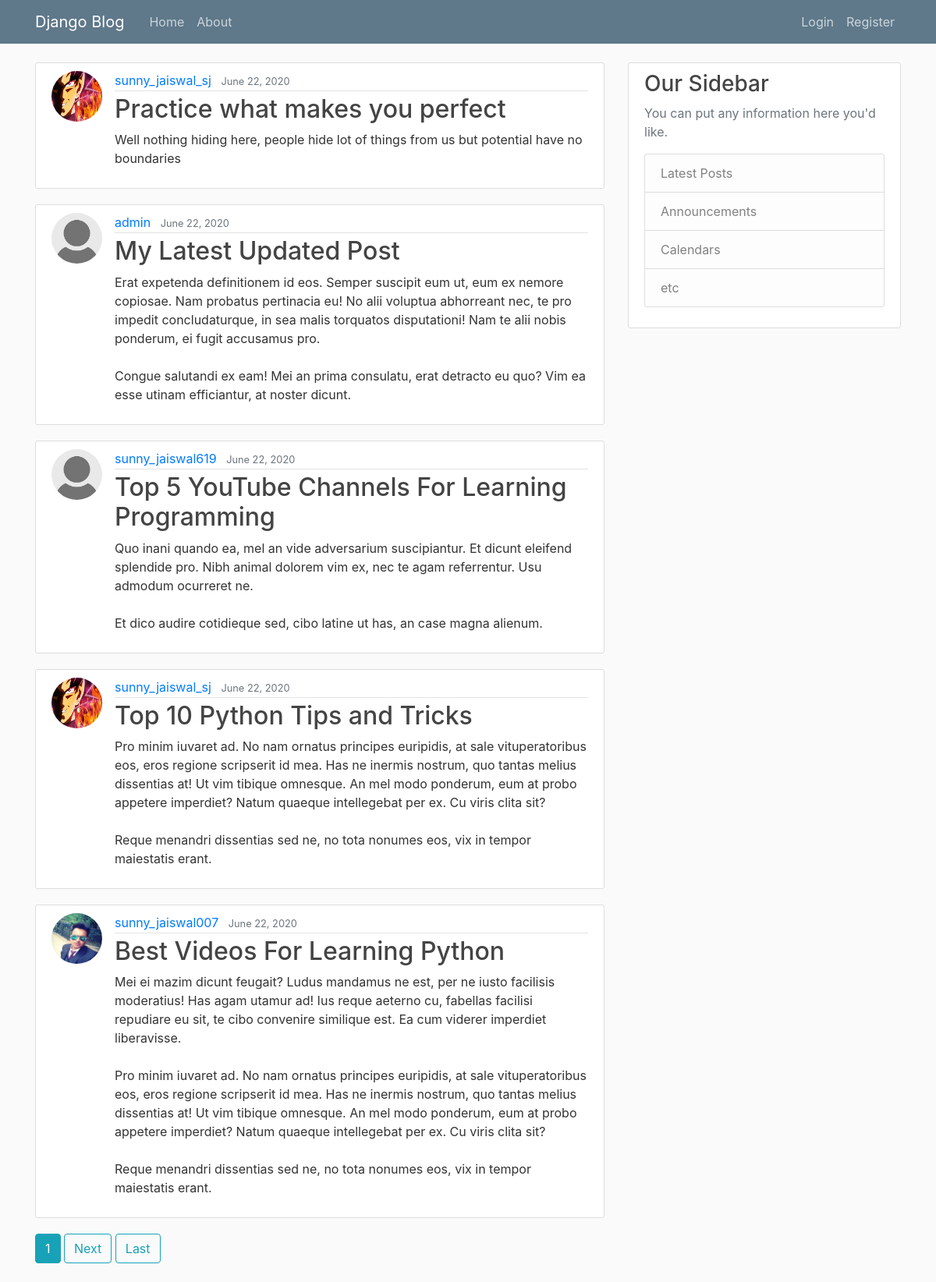
The page / on the database its author committed.
### blog/models.py (models this page shows, shortened)
class Post(models.Model):
    title = models.CharField(max_length=100)
    content = models.TextField()
    date_posted = models.DateTimeField(default=timezone.now)
    author = models.ForeignKey(User,on_delete=models.CASCADE)

### users/models.py (models this page shows, shortened)
class Profile(models.Model):
    user = models.OneToOneField(User,on_delete=models.CASCADE)
    image = models.ImageField(default='default.jpg',upload_to='profile_pics')

### blog/views.py (the view)
# urls.py: path('', PostListView.as_view(),name='blog-home'),
class PostListView(ListView):
    model = Post
    template_name = 'blog/home.html' #<app>/<model>_<view_type>.html
    context_object_name = 'posts'
    ordering = ['-date_posted']
    paginate_by = 5

### blog/templates/blog/home.html (shortened to what this page needs)
{% extends 'blog/base.html' %}
{% block body %}
{% for post in posts %}
<article class="media content-section">
    <img class="rounded-circle article-img" src = "{{post.author.profile.image.url}}">
    <div class="media-body">
        <div class="article-metadata">
            <a class="mr-2" href="{% url 'user-posts' post.author.username %}">{{ post.author }}</a>
            <small class="text-muted">{{ post.date_posted|date:"F d, Y" }}</small>
        </div>
        <h2><a class="article-title" href="{% url 'post-detail' post.pk %}">{{ post.title }}</a></h2>
        <p class="article-content">{{ post.content }}</p>
    </div>
</article>
{% endfor %}
{% if is_paginated %}
    {% for num in page_obj.paginator.page_range %}
        {% if page_obj.number == num %}
            <a class="btn btn-info mb-4" href="?page={{ num }}">{{num}}</a>
        {% elif num > page_obj.number|add:'-3' and num < page_obj.number|add:'-3' %}
            <a class="btn btn-outline-info mb-4" href="?page={{num}}">{{num}}</a>
        {% endif %}
    {% endfor %}
    {% if page_obj.has_next %}
        <a class="btn btn-outline-info mb-4" href="?page={{ page_obj.next_page_number }}">Next</a>
        <a class="btn btn-outline-info mb-4" href="?page={{ page_obj.paginator.num_pages }}">Last</a>
    {% endif %}
{% endif %}
{% endblock body %}

### blog/templates/blog/base.html (shortened to what this page needs)
{% load static %}
<!DOCTYPE html>
<html lang="en">
<head>
    <link rel="stylesheet" href="https://stackpath.bootstrapcdn.com/bootstrap/4.5.0/css/bootstrap.min.css"
>
    <link rel="stylesheet" type="text/css" href="{% static 'blog/main.css' %}">
</head>
<body>
    <header class="site-header">
        <nav class="navbar navbar-expand-md navbar-dark bg-steel fixed-top">
            <div class="container">
                <a class="navbar-brand mr-4" href="{% url 'blog-home' %}">Django Blog</a>
                <div class="collapse navbar-collapse" id="navbarToggle">
                    <div class="navbar-nav mr-auto">
                        <a class="nav-item nav-link" href="{% url 'blog-home' %}">Home</a>
                        <a class="nav-item nav-link" href="{% url 'blog-about' %}">About</a>
                    </div>
                    <div class="navbar-nav">
                        {% if user.is_authenticated %}
                            <a class="nav-item nav-link" href="{% url 'post-create' %}">New Post</a>
                            <a class="nav-item nav-link" href="{% url 'profile' %}">Profile</a>
                            <a class="nav-item nav-link" href="{% url 'logout' %}">Logout</a>
                        {% else %}
                            <a class="nav-item nav-link" href="{% url 'login' %}">Login</a>
                            <a class="nav-item nav-link" href="{% url 'register' %}">Register</a>
                        {% endif %}
                    </div>
                </div>
            </div>
        </nav>
    </header>
    <main role="main" class="container">
        <div class="row">
            <div class="col-md-8">
                {% block body %}{% endblock %}
            </div>
            <div class="col-md-4">
                <div class="content-section">
                    <h3>Our Sidebar</h3>
                    <p class='text-muted'>You can put any information here you'd like.
                    <ul class="list-group">
                        <li class="list-group-item list-group-item-light">Latest Posts</li>
                        <li class="list-group-item list-group-item-light">Announcements</li>
                        <li class="list-group-item list-group-item-light">Calendars</li>
                        <li class="list-group-item list-group-item-light">etc</li>
                    </ul>
                    </p>
                </div>
            </div>
        </div>
    </main>
</body>
</html>

### blog/static/blog/main.css (style rules this page uses)
body { background: #fafafa; color: #333333; margin-top: 5rem; }
h1, h2, h3, h4, h5, h6 { color: #444444; }
ul { margin: 0; }
.bg-steel { background-color: #5f788a; }
.site-header .navbar-nav .nav-link { color: #cbd5db; }
.content-section { background: #ffffff; padding: 10px 20px; border: 1px solid #dddddd; border-radius: 3px; margin-bottom: 20px; }
.article-title { color: #444444; }
.article-content { white-space: pre-line; }
.article-img { height: 65px; width: 65px; margin-right: 16px; }
.article-metadata { padding-bottom: 1px; margin-bottom: 4px; border-bottom: 1px solid #e3e3e3 }

### rows shown on the page
Post: author.profile.image (picture), author "sunny_jaiswal_sj", date_posted "June 22, 2020", title "Practice what makes you perfect", content "Well nothing hiding here, people hide lot of things from us but potential have no boundaries"
Post: author.profile.image (placeholder picture), author "admin", date_posted "June 22, 2020", title "My Latest Updated Post", content "Erat expetenda definitionem id eos. Semper suscipit eum ut, eum ex nemore copiosae. Nam probatus pertinacia eu! No alii voluptua abhorreant nec, te pro impedit concludaturque, in sea malis torquatos disputationi! Nam te alii nobis ponderum, ei fugit accusamus pro. Congue salutandi ex eam! Mei an prima consulatu, erat detracto eu quo? Vim ea esse utinam efficiantur, at noster dicunt."
Post: author.profile.image (placeholder picture), author "sunny_jaiswal619", date_posted "June 22, 2020", title "Top 5 YouTube Channels For Learning Programming", content "Quo inani quando ea, mel an vide adversarium suscipiantur. Et dicunt eleifend splendide pro. Nibh animal dolorem vim ex, nec te agam referrentur. Usu admodum ocurreret ne. Et dico audire cotidieque sed, cibo latine ut has, an case magna alienum."
Post: author.profile.image (picture), author "sunny_jaiswal_sj", date_posted "June 22, 2020", title "Top 10 Python Tips and Tricks", content "Pro minim iuvaret ad. No nam ornatus principes euripidis, at sale vituperatoribus eos, eros regione scripserit id mea. Has ne inermis nostrum, quo tantas melius dissentias at! Ut vim tibique omnesque. An mel modo ponderum, eum at probo appetere imperdiet? Natum quaeque intellegebat per ex. Cu viris clita sit? Reque menandri dissentias sed ne, no tota nonumes eos, vix in tempor maiestatis erant."
Post: author.profile.image (picture), author "sunny_jaiswal007", date_posted "June 22, 2020", title "Best Videos For Learning Python", content "Mei ei mazim dicunt feugait? Ludus mandamus ne est, per ne iusto facilisis moderatius! Has agam utamur ad! Ius reque aeterno cu, fabellas facilisi repudiare eu sit, te cibo convenire similique est. Ea cum viderer imperdiet liberavisse. Pro minim iuvaret ad. No nam ornatus principes euripidis, at sale vituperatoribus eos, eros regione scripserit id mea. Has ne inermis nostrum, quo tantas melius dissentias at! Ut vim tibique omnesque. An mel modo ponderum, eum at probo appetere imperdiet? Natum quaeque intellegebat per ex. Cu viris clita sit? Reque menandri dissentias sed ne, no tota nonumes eos, vix in tempor maiestatis erant."

### other values the page prints
{{ num }} "1"
